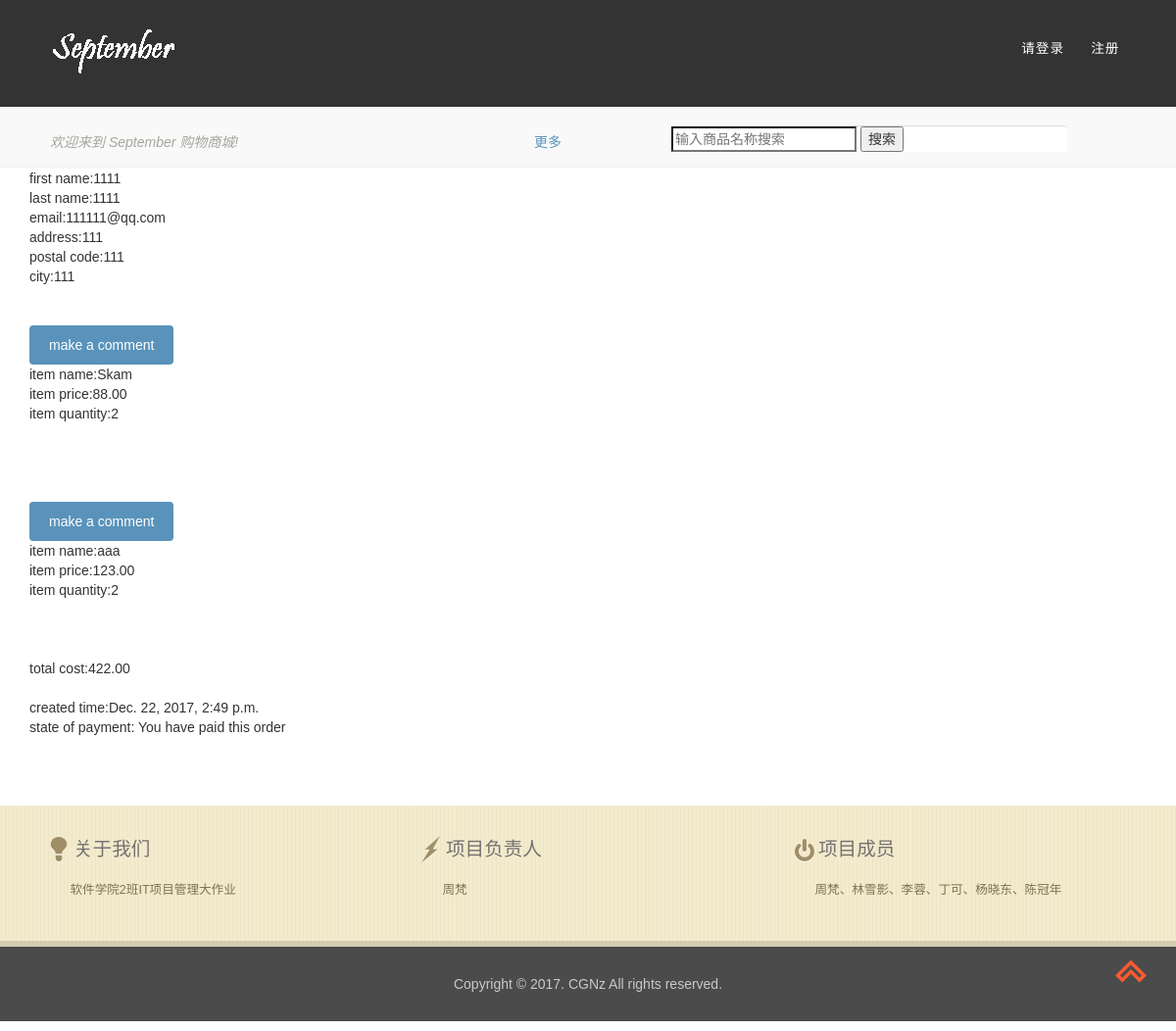
Page /orders/12/ on the earlier database version.
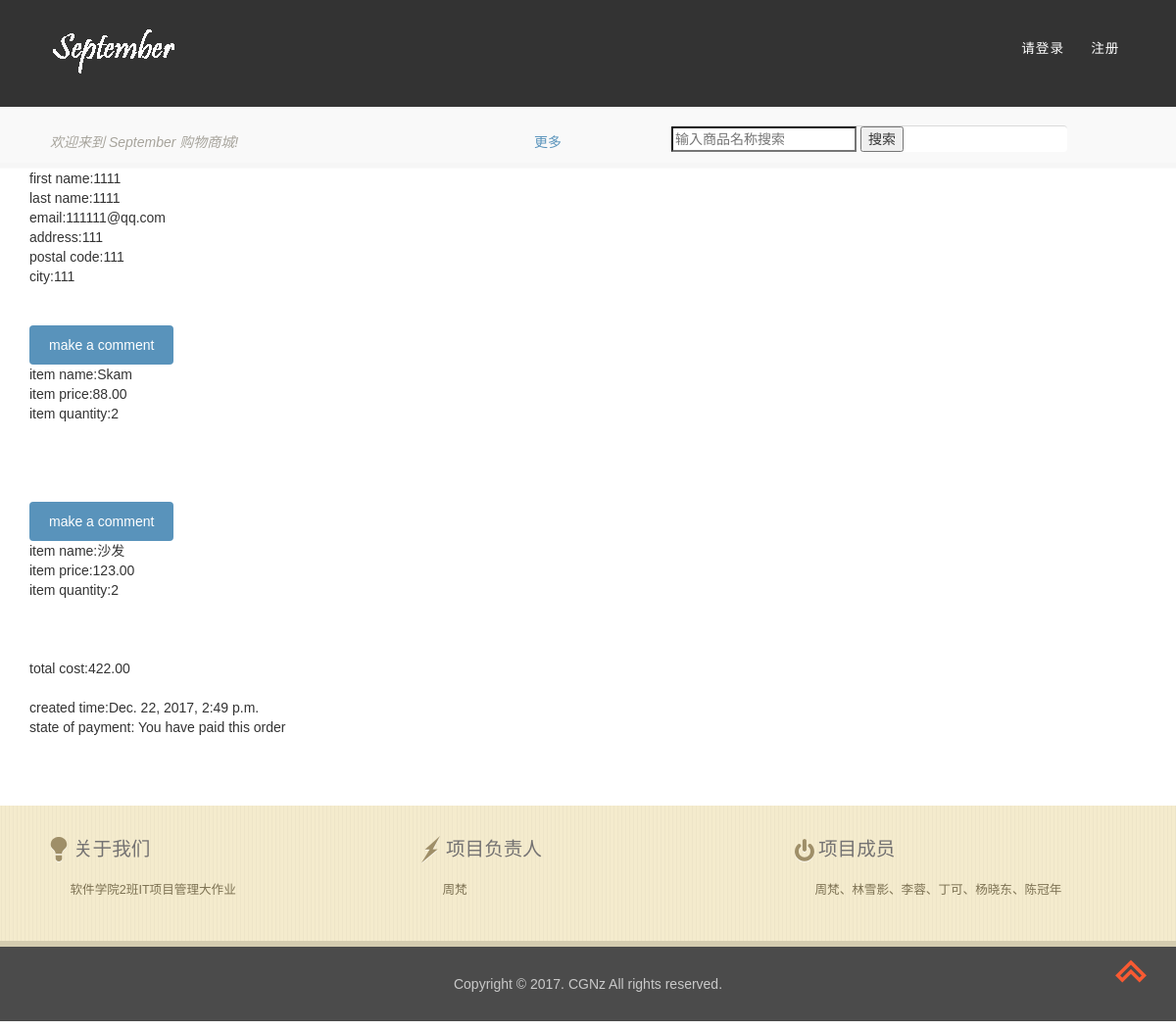
Same page on the later database version.
### orders/models.py (models this page shows, shortened)
class OrderItem(models.Model):
	order=models.ForeignKey(Order,related_name='items')
	product=models.ForeignKey(Product,related_name='order_items')
	price=models.DecimalField(max_digits=10,decimal_places=2)
	quantity=models.PositiveIntegerField(default=1)
	commented=models.BooleanField(default=False)
	def get_cost(self):
		return self.price*self.quantity

### shop/models.py (models this page shows, shortened)
class Product(models.Model):
    category = models.ForeignKey(Category, related_name='products')
    name = models.CharField(max_length=200, db_index=True)
    slug = models.SlugField(max_length=200, db_index=True)
    image = models.ImageField(upload_to='products/%Y/%m/%d', blank=True)
    description = models.TextField(blank=True)
    price = models.DecimalField(max_digits=10, decimal_places=2)
    stock = models.PositiveIntegerField()
    available = models.BooleanField(default=True)
    created = models.DateTimeField(auto_now_add=True)
    updated = models.DateTimeField(auto_now=True)
    class Meta:
        ordering = ('-created',)
        index_together = (('id', 'slug'),)

### orders/views.py (the view)
# urls.py: url(r'^(?P<id>\d+)/$',views.order_detail,name='order_detail'),
def order_detail(request,id):
	order=get_object_or_404(Order,
		id=id)
	return render(request,'orders/order/detail.html',{'order':order})

### orders/models.py (called while the page is built)
	def get_total_cost(self):
		return sum(item.get_cost() for item in self.items.all())

### orders/templates/orders/order/detail.html (shortened to what this page needs)
{% extends "shop/base.html" %}
{% load static %}
{% block content %}
<div class="container">
	<div class="order-detail">
		<div class="user-info">
			first name:{{order.first_name}}<br>
			last name:{{order.last_name}}<br>
			email:{{order.email}}<br>
			address:{{order.address}}<br>
			postal code:{{order.postal_code}}<br>
			city:{{order.city}}<br>
		</div>
		<br>
		<div class="item-info">
			{%for item in order.items.all%}
			<br>
			{% if order.verified %}
				{% if not item.commented %}
					<form action="{% url 'comment:create' item.id %}" method='GET'>
						<input type="submit" value="make a comment">
					</form>
				{% endif %}
			{% else %}
				<p style="color: red;">You can make a comment after verifying this order.</p>
			{% endif %}
			item name:{{item.product.name}}<br>
			item price:{{item.price}}<br>
			item quantity:{{item.quantity}}<br>
			<img scr="{{ item.product.image.url }}"><br>
			<br>
			<br>
			{%endfor%}
			total cost:{{order.get_total_cost}}
		</div>
		<br>
		<div class="time-info">
			created time:{{order.created}}<br>
			state of payment:
			{% if order.paid %}
			You have paid this order<br>
			{%else%}
			You have not paid this order yet!<br>
			<a href="{% url 'orders:repay' order.id %}">go to pay the order</a>
			{%endif%}
		</div>
	</div>
</div>
{% endblock %}

Differences in the rows shown:
changed through a linked row, OrderItem (number 2 of 2 on the later page): product.name "aaa" → "沙发"
